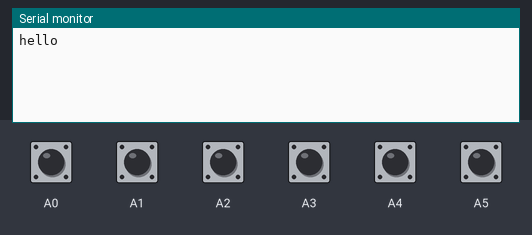
This sketch was run on a simulated Arduino Zero (SAMD21). Parts: the last lines printed to the serial monitor. The test bench sets the inputs (shaded band); at power-on: A0–5 HIGH.

Above: at 1.2 s.
1.3 s: A0 pulled LOW for 0.15 s
At 2.6 s:
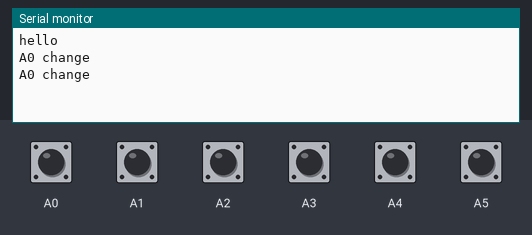
2.9 s: A1 pulled LOW for 0.15 s
At 3.8 s:
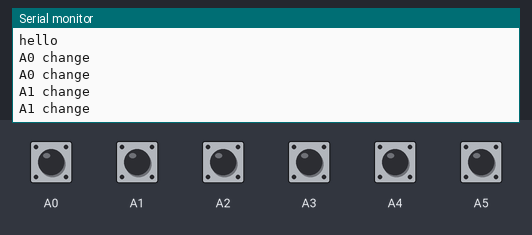
4.5 s: A2 pulled LOW for 0.15 s
At 5.0 s:
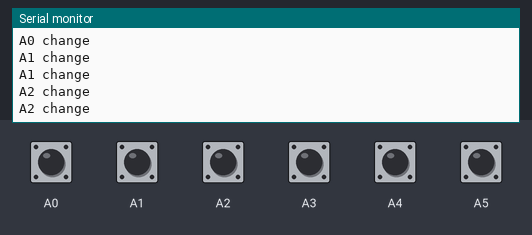
6.1 s: A3 pulled LOW for 0.15 s
At 7.4 s:
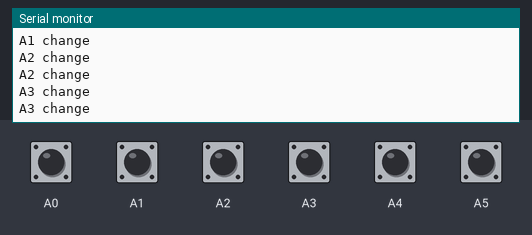
7.7 s: A4 pulled LOW for 0.15 s
At 8.6 s:
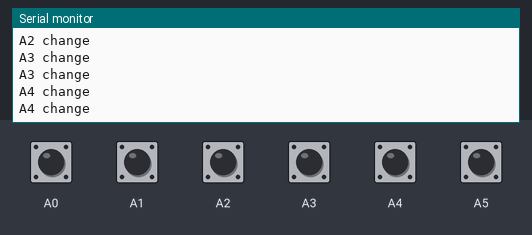
9.3 s: A5 pulled LOW for 0.15 s
At 9.8 s:
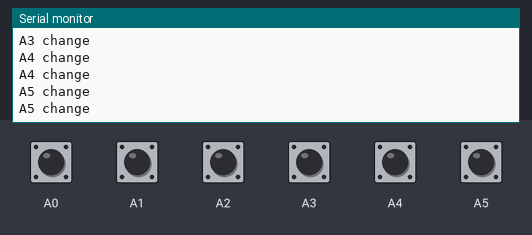
Timing chart, 0 to 11.9 s (numbered marks = the images above; inputs shaded):
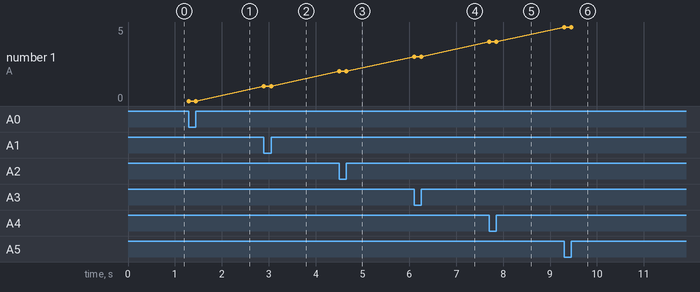

Measured:
- after the input at 1.3 s, the serial monitor: prints a new line at once (image 1)
- after the input at 2.9 s, the serial monitor: prints a new line at once (image 2)
- after the input at 4.5 s, the serial monitor: prints a new line at once (image 3)
- after the input at 6.1 s, the serial monitor: prints a new line at once (image 4)
- after the input at 7.7 s, the serial monitor: prints a new line at once (image 5)
- after the input at 9.3 s, the serial monitor: prints a new line at once (image 6)
- plotted number 1: 0 → 1 after the input at 2.9 s, 1 → 2 after the input at 4.5 s, 2 → 3 after the input at 6.1 s, 3 → 4 after the input at 7.7 s, 4 → 5 after the input at 9.3 s

The sketch:

intsample.ino
```cpp
void setup() {
  SerialUSB.begin(115200);
  while(!SerialUSB);

  SerialUSB.println("hello");

  pinMode(A0, INPUT_PULLUP);
  pinMode(A1, INPUT_PULLUP);
  pinMode(A2, INPUT_PULLUP);
  pinMode(A3, INPUT_PULLUP);
  pinMode(A4, INPUT_PULLUP);
  pinMode(A5, INPUT_PULLUP);

  attachInterrupt(A0, onA0Change, CHANGE);
  attachInterrupt(A1, onA1Change, CHANGE);
  attachInterrupt(A2, onA2Change, CHANGE);
  attachInterrupt(A3, onA3Change, CHANGE);
  attachInterrupt(A4, onA4Change, CHANGE);
  attachInterrupt(A5, onA5Change, CHANGE);
}

void loop() {
}

void onA0Change() {
  SerialUSB.println("A0 change");
}

void onA1Change() {
  SerialUSB.println("A1 change");
}

void onA2Change() {
  SerialUSB.println("A2 change");
}

void onA3Change() {
  SerialUSB.println("A3 change");
}

void onA4Change() {
  SerialUSB.println("A4 change");
}

void onA5Change() {
  SerialUSB.println("A5 change");
}
```
